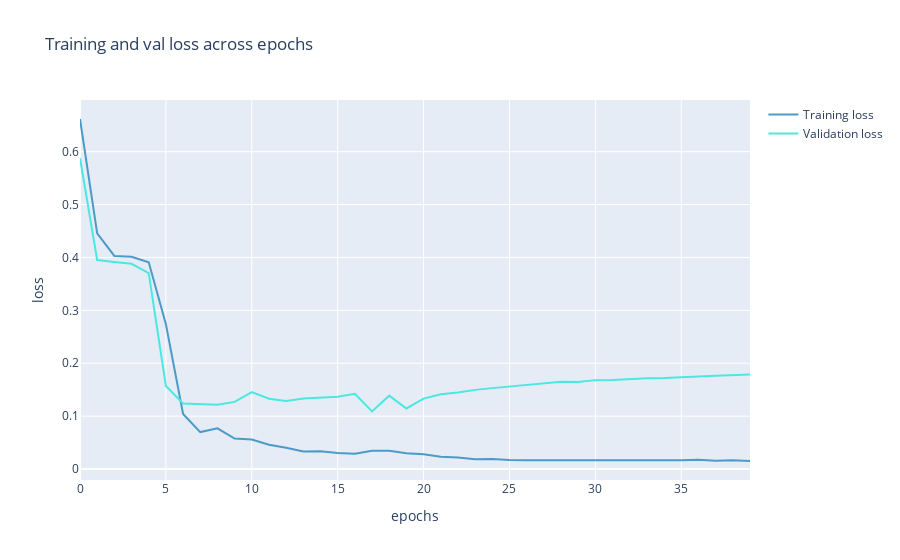

The notebook cell this image was saved under:
### Code cell
show_evolution(history_lstm, "loss")
